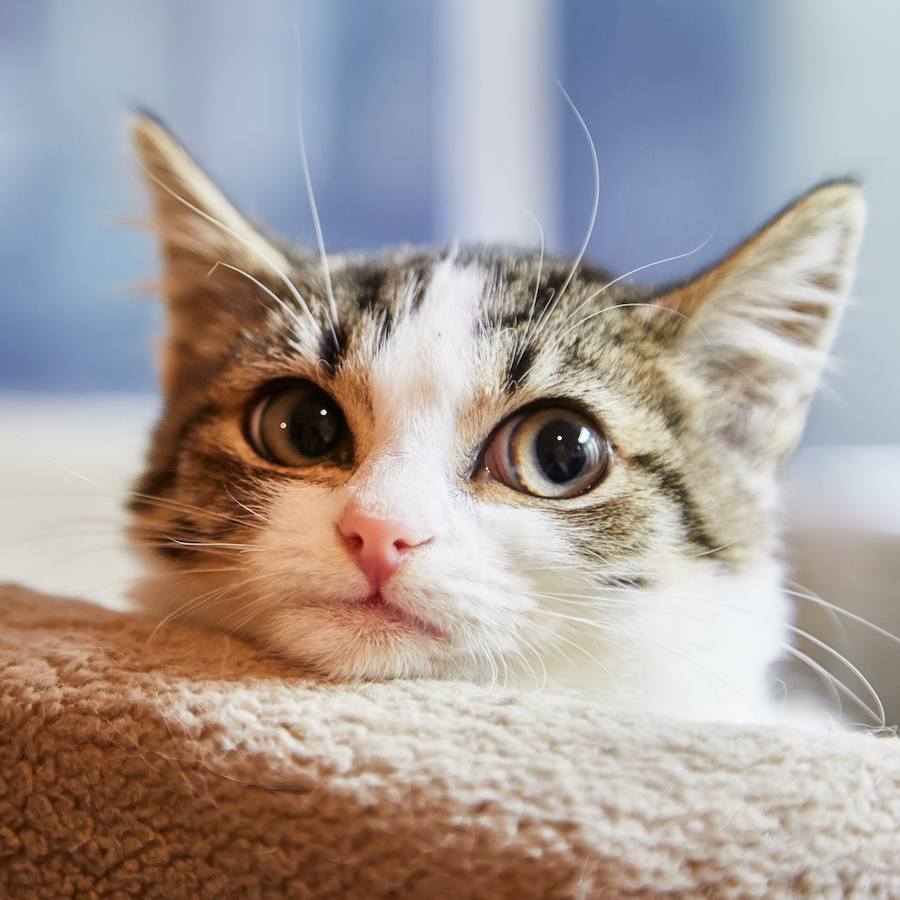
#> input picture pictures/placeholder.jpg, 900 x 900 px
$ python -i image_data.py   (imports and definitions only)   (older library calls are emulated)
#> lines starting #> are read from the running program, lines starting #| are printed output that depends on the picture
#!/usr/bin/python3
# -*- coding: utf-8 -*-

import numba
import numpy as np
from PIL import Image, ImageEnhance


@numba.jit
def dither(num, thresh = 127):
    derr = np.zeros(num.shape, dtype = int)
    div = 8
    for y in range(num.shape[0]):
        for x in range(num.shape[1]):
            newval = derr[y, x] + num[y ,x]
            if newval >= thresh:
                errval = newval - 255
                num[y, x] = 1.
            else:
                errval = newval
                num[y, x] = 0.
            if x + 1 < num.shape[1]:
                derr[y, x + 1] += errval / div
                if x + 2 < num.shape[1]:
                    derr[y, x + 2] += errval / div
            if y + 1 < num.shape[0]:
                derr[y + 1, x - 1] += errval / div
                derr[y + 1, x] += errval / div
                if y + 2< num.shape[0]:
                    derr[y + 2, x] += errval / div
                if x + 1 < num.shape[1]:
                    derr[y + 1, x + 1] += errval / div
    return num[::-1,:] * 255

def to_bit_stream(bin_image: np.ndarray):
    bits_str = ''.join(map(str, bin_image.flatten()))
    partitioned_str = [bits_str[i:i + 8] for i in range(0, len(bits_str), 8)]
    int_str = [int(i, 2) for i in partitioned_str]
    return bytes(int_str)

def to_bin_image(path):
#> called with path = 'pictures/placeholder.jpg'
    basewidth = 384
    img = Image.open(path).convert('L')
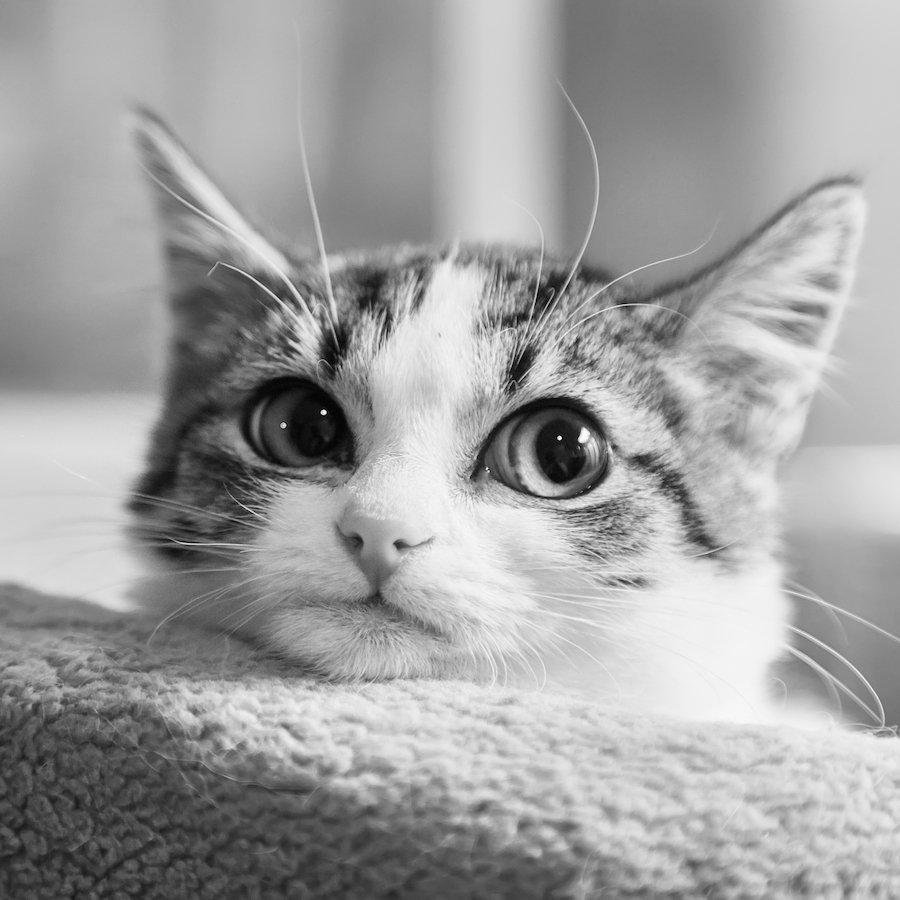
#> img: PIL image 900x900 L; min 0, max 255, mean 160
    wpercent = (basewidth / float(img.size[0]))
#> wpercent = 0.427
    hsize = int((float(img.size[1]) * float(wpercent)))
#> hsize = 384
    img = img.resize((basewidth, hsize), Image.ANTIALIAS)
#> img: PIL image 384x384 L
    m = np.array(img)[:,:]
    m2 = dither(m)
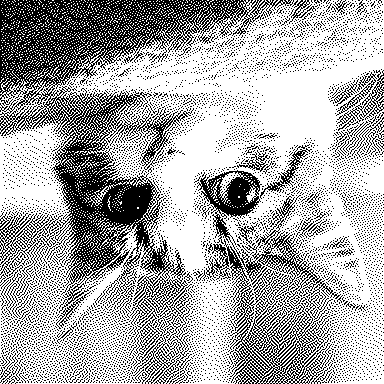
#> m2: shape (384, 384); 66.3% white; black in thin lines or dots
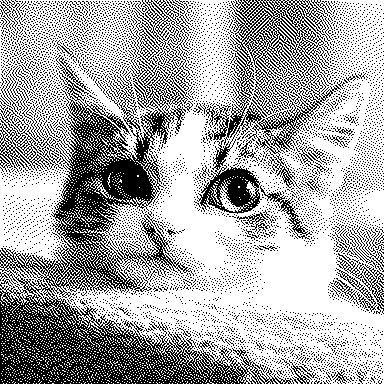
#> m: shape (384, 384); values 0 (black) and 1 (white), 66.3% white; black in thin lines or dots
    out = Image.fromarray(m2[::-1,:])
#> out: PIL image 384x384 L; 66.3% white; black in thin lines or dots
    out.show()
    enhancer = ImageEnhance.Contrast(out)
    enhanced_img = enhancer.enhance(4.0)
    enhanced_img.show()
    np_img = np.array(enhanced_img).astype(bool).astype(int)
    np_img[np_img == 1] = 100
#> np_img: shape (384, 384) int64; values 0 (black) and 100 (white), 66.3% white; black in thin lines or dots
    np_img[np_img == 0] = 1
    np_img[np_img == 100] = 0
#> np_img: shape (384, 384) int64; values 0 (black) and 1 (white), 33.7% white in thin lines or dots
    return to_bit_stream(np_img)
#> in to_bit_stream, `partitioned_str = [bits_str[i:i + 8] for i in range(0, len(bits_str), ..`: partitioned_str = 18432 items, first 6: '00100100', '10010001', '00000000', '00000000', '00000000', '00000000'
#> in to_bit_stream, `int_str = [int(i, 2) for i in partitioned_str]`: int_str = 18432 values, max 255 at index 5551, min 0 at index 2, mean 86.32

>>> result = to_bin_image('pictures/placeholder.jpg')
